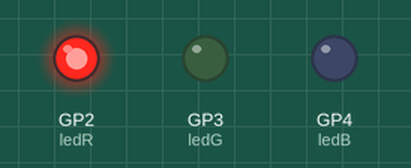
Simulated run of this program. Board: Raspberry Pi Pico running MicroPython. Parts: output pins drawn as LEDs (lit = HIGH).

Above: at 1.0 s.
At 5.0 s:
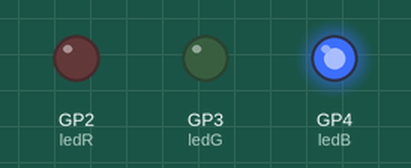
At 7.0 s:
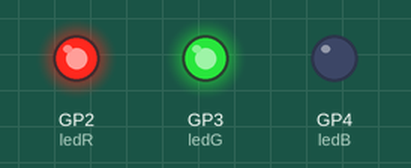
At 9.0 s:
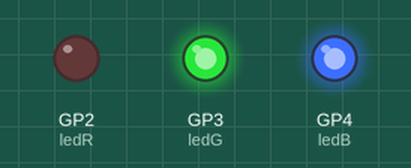
At 13.0 s:
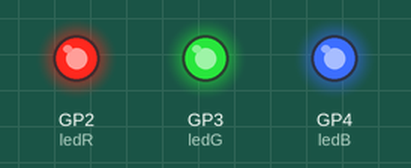
At 18.0 s:
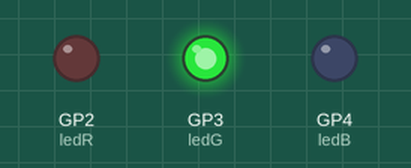
Timing chart, 0 to 19.5 s (numbered marks = the images above):
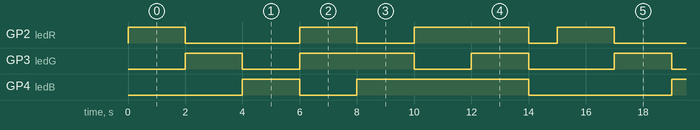

Measured:
- by itself, GP2 (ledR): repeats every 15.0 s: LOW 4.0 s, HIGH 2.0 s, LOW 2.0 s, HIGH 4.0 s, LOW 1.0 s, HIGH 2.0 s
- by itself, GP3 (ledG): repeats every 15.0 s: LOW 2.0 s, HIGH 4.0 s, LOW 2.0 s, HIGH 2.0 s, LOW 3.0 s, HIGH 2.0 s
- by itself, GP4 (ledB): repeats every 15.0 s: LOW 2.0 s, HIGH 6.0 s, LOW 5.0 s, HIGH 2.0 s

The program:

TP1_OutNum_7.py
```python
from machine import Pin
import time

ledR = Pin(2, Pin.OUT)
ledG = Pin(3, Pin.OUT)
ledB = Pin(4, Pin.OUT)

def color(R,G,B):
    ledR.value(R)
    ledG.value(G)
    ledB.value(B)

while True:
    color(255,0,0)
    time.sleep(2)
    color(0,255,0)
    time.sleep(2)
    color(0,0,255)
    time.sleep(2)
    color(255,255,0)
    time.sleep(2)
    color(0,255,255)
    time.sleep(2)
    color(255,0,255)
    time.sleep(2)
    color(255,255,255)
    time.sleep(2)
    color(0,0,0)
    time.sleep(1)
```
